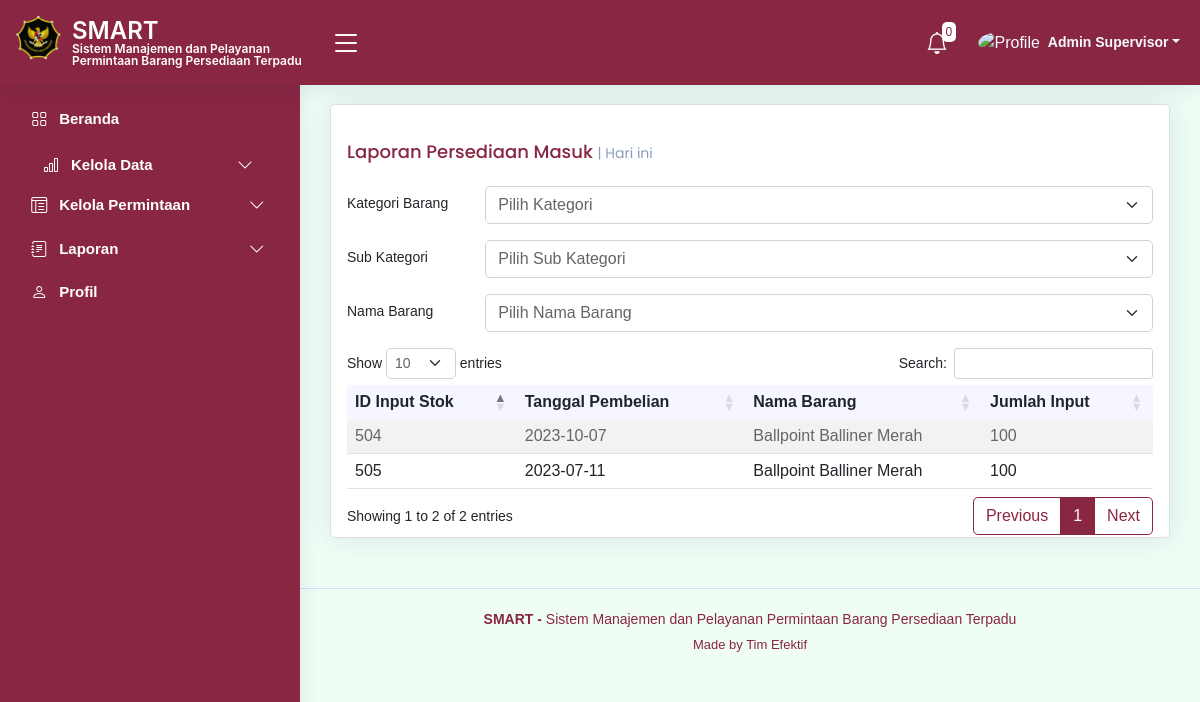
Page /laporanPersediaan.php (signed in) on the earlier database version.
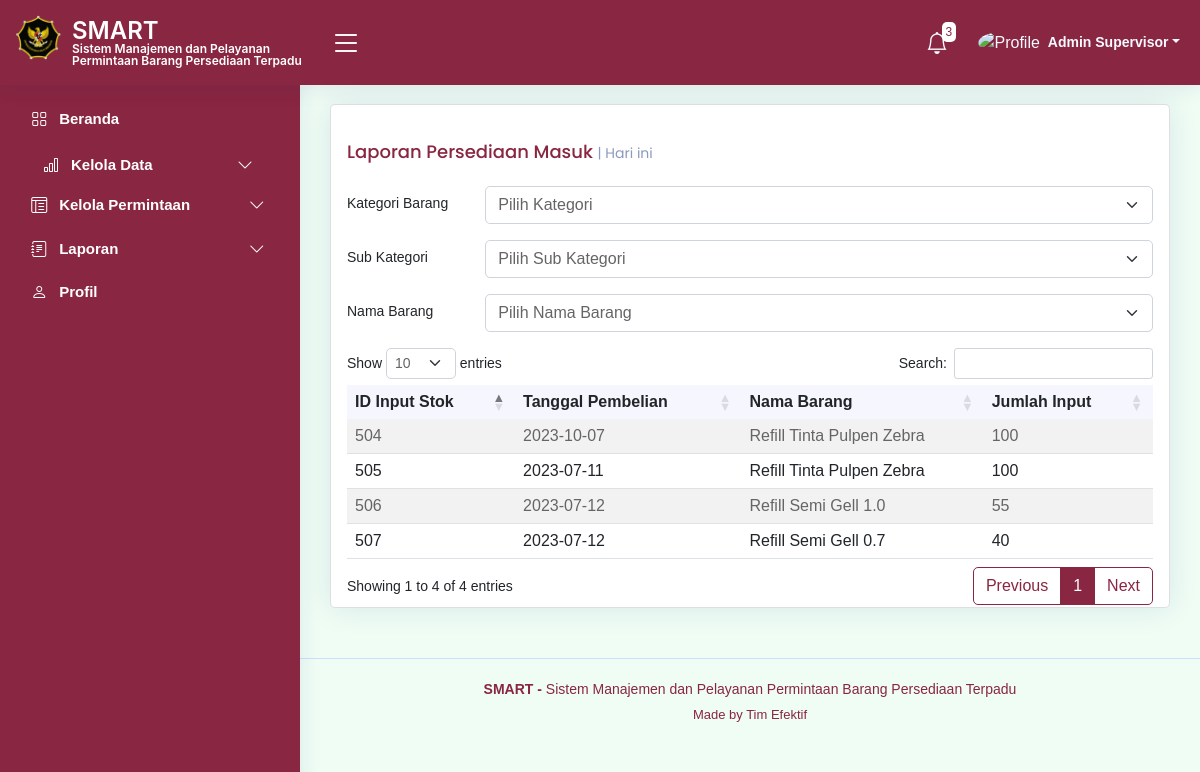
Same page on the later database version.
### tables this page shows
CREATE TABLE `tb_input_stok` (
  `id_input_stok` int(11) NOT NULL,
  `id_user` int(11) NOT NULL,
  `id_barang` int(25) NOT NULL,
  `tgl_pembelian` date NOT NULL,
  `jumlah_input` int(20) NOT NULL
);

CREATE TABLE `tb_barang` (
  `id_barang` int(25) NOT NULL,
  `kode_barang` int(25) NOT NULL,
  `id_kategori` int(25) NOT NULL,
  `nama_kategori` varchar(25) NOT NULL,
  `nama` varchar(25) NOT NULL,
  `deskripsi` varchar(200) NOT NULL,
  `gambar` blob DEFAULT NULL,
  `tgl_masuk` date NOT NULL,
  `stok_minimal` int(11) NOT NULL
);

### notif_functions.php (called while the page is built, shortened)
<?php
function getBarangHampirHabis($con) {
    $query = "SELECT tb_barang.nama, tb_barang.stok_minimal, tb_cek_stok.jumlah_stok_akhir
              FROM tb_barang
              INNER JOIN tb_cek_stok ON tb_barang.id_barang = tb_cek_stok.id_barang";
    $result = mysqli_query($con, $query);
    $notifications = array();
    if (mysqli_num_rows($result) > 0) {
        while ($row = mysqli_fetch_assoc($result)) {
            $stok_minimal = $row['stok_minimal'];
            $jumlah_stok_akhir = $row['jumlah_stok_akhir'];
        }
    }
    return $notifications;
}
function getBarangStokMinimal($con) {
    $query = "SELECT tb_barang.nama, tb_barang.stok_minimal, tb_cek_stok.jumlah_stok_akhir
              FROM tb_barang
              INNER JOIN tb_cek_stok ON tb_barang.id_barang = tb_cek_stok.id_barang";
    $result = mysqli_query($con, $query);
    $notifications = array();
    if (mysqli_num_rows($result) > 0) {
        while ($row = mysqli_fetch_assoc($result)) {
            $nama = $row['nama'];
            $stok_minimal = $row['stok_minimal'];
            $jumlah_stok_akhir = $row['jumlah_stok_akhir'];
            if ($jumlah_stok_akhir <= $stok_minimal) {
                $notifications[] = "Stok Barang $nama sudah mencapai jumlah stok minimal";
            }
        }
    }
    return $notifications;
}
?>

### laporanPersediaan.php (the view, shortened to what the changed rows need)
<!DOCTYPE html>
<html lang="en">
<head>
  <link href="assets/vendor/bootstrap/css/bootstrap.min.css" rel="stylesheet">
  <link href="assets/vendor/bootstrap-icons/bootstrap-icons.css" rel="stylesheet">
  <link href="assets/vendor/boxicons/css/boxicons.min.css" rel="stylesheet">
  <link href="assets/vendor/quill/quill.snow.css" rel="stylesheet">
  <link href="assets/vendor/quill/quill.bubble.css" rel="stylesheet">
  <link href="assets/vendor/remixicon/remixicon.css" rel="stylesheet">
  <link href="assets/vendor/simple-datatables/style.css" rel="stylesheet">
  <link rel="stylesheet" href="https://cdnjs.cloudflare.com/ajax/libs/twitter-bootstrap/5.2.0/css/bootstrap.min.css">
  <link rel="stylesheet" href="https://cdn.datatables.net/1.13.4/css/dataTables.bootstrap5.min.css">
  <link href="https://cdnjs.cloudflare.com/ajax/libs/font-awesome/5.10.0/css/all.min.css" rel="stylesheet">
  <link href="https://cdn.jsdelivr.net/npm/bootstrap-icons@1.4.1/font/bootstrap-icons.css" rel="stylesheet">
  <link href="assets/css/style.css" rel="stylesheet">
  <link href="assets/css/bootstrap.min.css" rel="stylesheet">
</head>
<body>
  <header id="header" class="header fixed-top d-flex align-items-center">
    <nav class="header-nav ms-auto">
      <ul class="d-flex align-items-center">
      <?php
      require_once 'koneksi.php';
      require_once 'notif_functions.php';
      $con = db_connect();
      $barangHampirHabis = getBarangHampirHabis($con);
      $barangStokMinimal = getBarangStokMinimal($con);
      $totalNotifikasi = count($barangHampirHabis) + count($barangStokMinimal);
      ?>
      <li class="nav-item dropdown">
        <a class="nav-link nav-icon" href="#" data-bs-toggle="dropdown">
          <i class="bi bi-bell"></i>
          <span class="badge bg-primary badge-number"><?php echo $totalNotifikasi; ?></span>
        </a>
      </li>
      </ul>
    </nav>
  </header>
  <main id="main" class="main">
    <section class="section dashboard">
      <div class="row">
                      <div class="col-12">
              <div class="card top-selling overflow-auto">
                <div class="card-body pb-0">
                  <h5 class="card-title">Laporan Persediaan Masuk <span>| Hari ini</span></h5>
                  <div class="row mb-3">
                    <label for="kategori" class="col-sm-2 col-form-label">Kategori Barang</label>
                    <div class="col-sm-10">
                    </div>
                  </div>
                  <div class="row mb-3">
                    <label for="sub_kategori" class="col-sm-2 col-form-label">Sub Kategori</label>
                    <div class="col-sm-10">
                    </div>
                  </div>
                  <div class="row mb-3">
                    <label for="nama_barang" class="col-sm-2 col-form-label">Nama Barang</label>
                    <div class="col-sm-10">
                    </div>
                  </div>
                  <table id="example" class="table table-striped" style="width:100%">
                    <thead>
                      <tr>
                        <th>ID Input Stok</th>
                        <th>Tanggal Pembelian</th>
                        <th>Nama Barang</th>
                        <th>Jumlah Input</th>
                      </tr>
                    </thead>
                    <tbody>
                      <?php
                      $con = db_connect();
                      $query = "SELECT tb_input_stok.id_input_stok, tb_input_stok.tgl_pembelian, tb_barang.nama, tb_input_stok.jumlah_input
                                FROM tb_input_stok
                                JOIN tb_barang ON tb_input_stok.id_barang = tb_barang.id_barang";
                      $result = mysqli_query($con, $query);
                      while ($row = mysqli_fetch_assoc($result)) {
                        echo "<tr>";
                        echo "<td>" . $row['id_input_stok'] . "</td>";
                        echo "<td>" . $row['tgl_pembelian'] . "</td>";
                        echo "<td>" . $row['nama'] . "</td>";
                        echo "<td>" . $row['jumlah_input'] . "</td>";
                        echo "</tr>";
                      }
                      ?>
                    </tbody>
                  </table>
                </div>
              </div>
            </div>
      </div>
    </section>
  </main>
</body>
</html>

Differences in the rows shown:
changed through a linked row, tb_input_stok id 504: id_barang.nama "Ballpoint Balliner Merah" → "Refill Tinta Pulpen Zebra"
changed through a linked row, tb_input_stok id 505: id_barang.nama "Ballpoint Balliner Merah" → "Refill Tinta Pulpen Zebra"
added tb_input_stok: id_input_stok "506", tgl_pembelian "2023-07-12", id_barang.nama "Refill Semi Gell 1.0", jumlah_input "55"
added tb_input_stok: id_input_stok "507", tgl_pembelian "2023-07-12", id_barang.nama "Refill Semi Gell 0.7", jumlah_input "40"
Other differences:
$totalNotifikasi: "0" → "3"
text written by a page script: "Show entries Search: Showing 1 to 2 of 2 entries Previous 1 Next" → "Show entries Search: Showing 1 to 4 of 4 entries Previous 1 Next"
